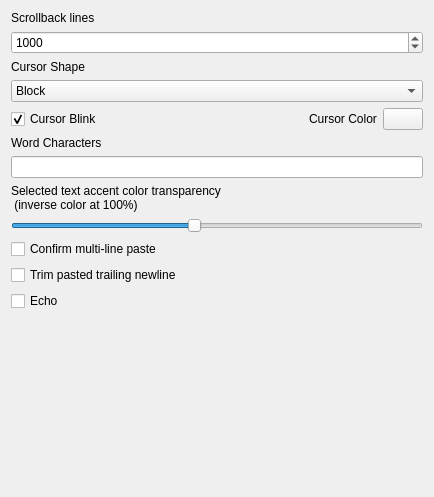
<?xml version="1.0" encoding="UTF-8"?>
<ui version="4.0">
 <class>GlobalOptionsTerminalWidget</class>
 <widget class="QWidget" name="GlobalOptionsTerminalWidget">
  <property name="geometry">
   <rect>
    <x>0</x>
    <y>0</y>
    <width>434</width>
    <height>497</height>
   </rect>
  </property>
  <layout class="QVBoxLayout" name="verticalLayout">
   <item>
    <widget class="QLabel" name="label_8">
     <property name="sizePolicy">
      <sizepolicy hsizetype="Fixed" vsizetype="Fixed">
       <horstretch>0</horstretch>
       <verstretch>0</verstretch>
      </sizepolicy>
     </property>
     <property name="text">
      <string>Scrollback lines</string>
     </property>
    </widget>
   </item>
   <item>
    <widget class="QSpinBox" name="spinBoxScrollbackLines">
     <property name="toolTip">
      <string>Number of lines to keep in the scrollback buffer, more lines will use more memory</string>
     </property>
     <property name="maximum">
      <number>10000</number>
     </property>
     <property name="value">
      <number>1000</number>
     </property>
    </widget>
   </item>
   <item>
    <widget class="QLabel" name="label">
     <property name="sizePolicy">
      <sizepolicy hsizetype="Fixed" vsizetype="Fixed">
       <horstretch>0</horstretch>
       <verstretch>0</verstretch>
      </sizepolicy>
     </property>
     <property name="text">
      <string>Cursor Shape</string>
     </property>
    </widget>
   </item>
   <item>
    <widget class="QComboBox" name="comboBoxCursorShape">
     <property name="toolTip">
      <string>Choose the cursor shape</string>
     </property>
     <item>
      <property name="text">
       <string>Block</string>
      </property>
     </item>
     <item>
      <property name="text">
       <string>Underline</string>
      </property>
     </item>
     <item>
      <property name="text">
       <string>IBeam</string>
      </property>
     </item>
    </widget>
   </item>
   <item>
    <layout class="QHBoxLayout" name="horizontalLayout_2">
     <item>
      <widget class="QCheckBox" name="checkBoxCursorBlink">
       <property name="toolTip">
        <string>Enable cursor blinking</string>
       </property>
       <property name="text">
        <string>Cursor Blink</string>
       </property>
       <property name="checked">
        <bool>true</bool>
       </property>
      </widget>
     </item>
     <item>
      <spacer name="horizontalSpacer">
       <property name="orientation">
        <enum>Qt::Orientation::Horizontal</enum>
       </property>
       <property name="sizeHint" stdset="0">
        <size>
         <width>40</width>
         <height>20</height>
        </size>
       </property>
      </spacer>
     </item>
     <item>
      <widget class="QLabel" name="label_4">
       <property name="sizePolicy">
        <sizepolicy hsizetype="Preferred" vsizetype="Fixed">
         <horstretch>0</horstretch>
         <verstretch>0</verstretch>
        </sizepolicy>
       </property>
       <property name="text">
        <string>Cursor Color</string>
       </property>
      </widget>
     </item>
     <item>
      <widget class="QPushButton" name="pushButtonCursorColor">
       <property name="toolTip">
        <string>Choose the cursor color</string>
       </property>
       <property name="text">
        <string/>
       </property>
      </widget>
     </item>
    </layout>
   </item>
   <item>
    <widget class="QLabel" name="label_2">
     <property name="sizePolicy">
      <sizepolicy hsizetype="Fixed" vsizetype="Fixed">
       <horstretch>0</horstretch>
       <verstretch>0</verstretch>
      </sizepolicy>
     </property>
     <property name="text">
      <string>Word Characters</string>
     </property>
    </widget>
   </item>
   <item>
    <widget class="QLineEdit" name="lineEditWordCharacters">
     <property name="toolTip">
      <string>Characters that are considered part of a word</string>
     </property>
    </widget>
   </item>
   <item>
    <widget class="QLabel" name="label_3">
     <property name="sizePolicy">
      <sizepolicy hsizetype="Fixed" vsizetype="Fixed">
       <horstretch>0</horstretch>
       <verstretch>0</verstretch>
      </sizepolicy>
     </property>
     <property name="text">
      <string>Selected text accent color transparency
 (inverse color at 100%)</string>
     </property>
    </widget>
   </item>
   <item>
    <widget class="QSlider" name="horizontalSliderSelectedTextAccentColorTransparency">
     <property name="toolTip">
      <string>Set the transparency of the selected text accent color</string>
     </property>
     <property name="minimum">
      <number>10</number>
     </property>
     <property name="maximum">
      <number>100</number>
     </property>
     <property name="value">
      <number>50</number>
     </property>
     <property name="orientation">
      <enum>Qt::Orientation::Horizontal</enum>
     </property>
    </widget>
   </item>
   <item>
    <widget class="QCheckBox" name="checkBoxConfirmMultilinePaste">
     <property name="toolTip">
      <string>Confirm pasting multiple lines of text</string>
     </property>
     <property name="text">
      <string>Confirm multi-line paste</string>
     </property>
    </widget>
   </item>
   <item>
    <widget class="QCheckBox" name="checkBoxTrimPastedTrailingNewlines">
     <property name="toolTip">
      <string>Trim pasted trailing newline</string>
     </property>
     <property name="text">
      <string>Trim pasted trailing newline</string>
     </property>
    </widget>
   </item>
   <item>
    <widget class="QCheckBox" name="checkBoxEcho">
     <property name="toolTip">
      <string>Enable echo</string>
     </property>
     <property name="text">
      <string>Echo</string>
     </property>
    </widget>
   </item>
   <item>
    <spacer name="verticalSpacer">
     <property name="orientation">
      <enum>Qt::Orientation::Vertical</enum>
     </property>
     <property name="sizeHint" stdset="0">
      <size>
       <width>20</width>
       <height>40</height>
      </size>
     </property>
    </spacer>
   </item>
  </layout>
 </widget>
 <resources/>
 <connections/>
</ui>
